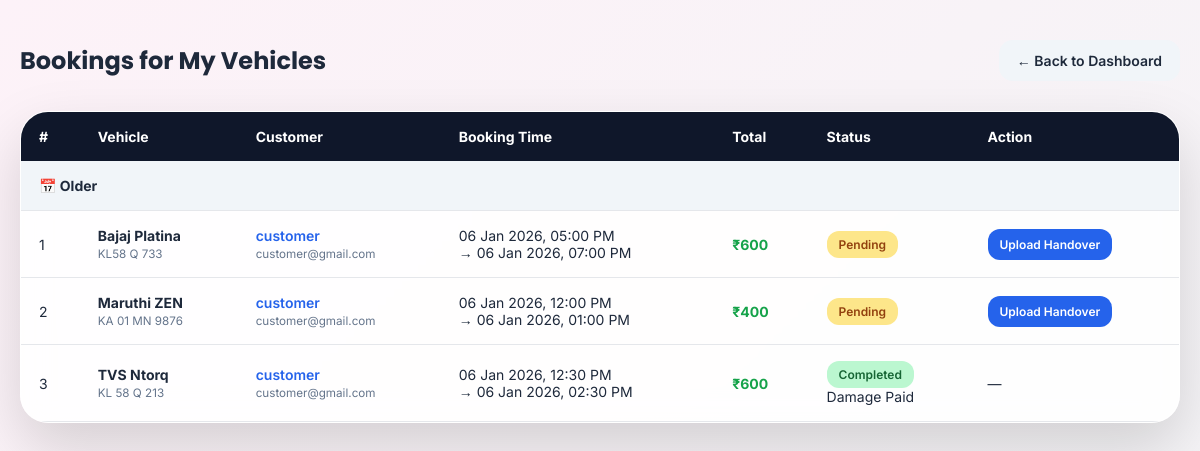
The app's page /owner_vehicle_bookings/ (signed in), older data.
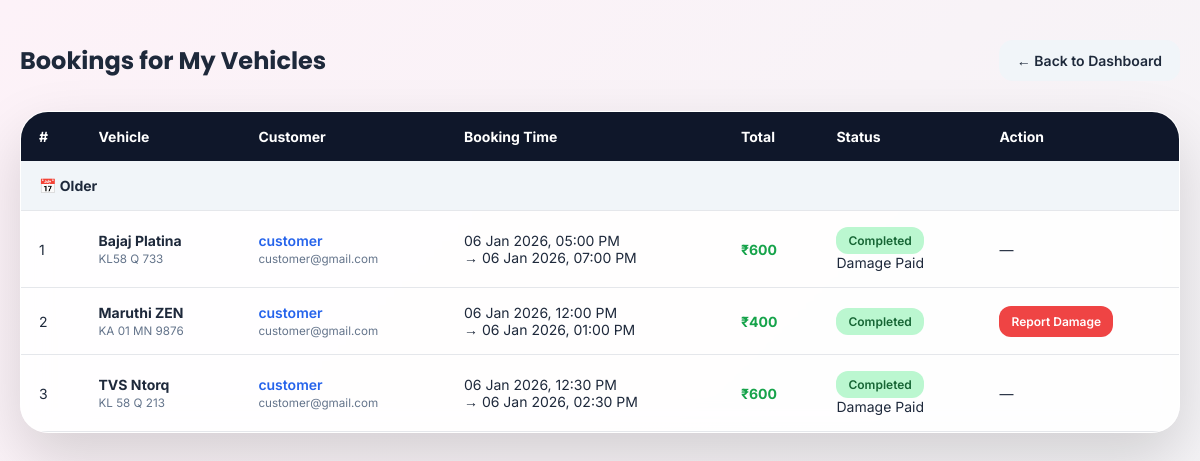
The same page, newer data.
### wheelzy_app/models.py (models this page shows, shortened)
class Booking(models.Model):
    STATUS_CHOICES = [
        ("payment_pending", "Payment Pending"),
        ("pending", "Pending"),
        ("confirmed", "Confirmed"),
        ("in_use", "In Use"),
        ("returned", "Returned"),
        ("damage_reported", "Damage Reported"),
        ("cancelled", "Cancelled"),
    ]
    user = models.ForeignKey(User, on_delete=models.CASCADE)
    vehicle = models.ForeignKey(Vehicle, on_delete=models.CASCADE)
    start_time = models.DateTimeField()
    end_time = models.DateTimeField()
    total_price = models.PositiveIntegerField(default=0)
    status = models.CharField(max_length=30, choices=STATUS_CHOICES, default="payment_pending")
    is_rent_paid = models.BooleanField(default=False)
    ordered_at = models.DateTimeField(auto_now_add=True)
    razorpay_order_id = models.CharField(max_length=255, blank=True, null=True)
    razorpay_payment_id = models.CharField(max_length=255, blank=True, null=True)
    razorpay_signature = models.CharField(max_length=255, blank=True, null=True)

class Vehicle(models.Model):
    VEHICLE_TYPES = (
        ("car", "Car"),
        ("bike", "Bike"),
    )
    owner = models.ForeignKey(
        User,
        on_delete=models.CASCADE,
        related_name="vehicles",
        null=True,
        blank=True
    )
    vehicle_name = models.CharField(max_length=255)
    vehicle_type = models.CharField(max_length=25, choices=VEHICLE_TYPES)
    number_plate = models.CharField(max_length=50, unique=True)
    price_per_hour = models.PositiveIntegerField()
    seats = models.PositiveIntegerField(blank=True)
    image = CloudinaryField('vehicle_images', blank=True, null=True)
    is_available = models.BooleanField(default=True)

### wheelzy_app/views.py (the view)
# urls.py: path("owner_vehicle_bookings/", views.owner_bookings, name="owner_vehicle_bookings"),
@login_required
def owner_bookings(request):
    if not request.user.groups.filter(name="owner").exists():
        messages.error(request, "Access denied")
        return redirect("home")
    qs = (
        Booking.objects
        .filter(vehicle__owner=request.user,
                is_rent_paid = True
        )
        .exclude(status="payment_pending")
        .select_related("vehicle", "user")
        .prefetch_related(
            "handover_photos",
            Prefetch("damage_report", queryset=DamageReport.objects.all())
        )
        .order_by("-ordered_at")   # ✅ LATEST → OLDEST
    )
    paginator = Paginator(qs, 10)
    page_number = request.GET.get("page")
    bookings = paginator.get_page(page_number)
    today = timezone.now().date()
    yesterday = today - timedelta(days=1)
    for booking in bookings:
        booking.booking_group = (
            "Today" if booking.ordered_at.date() == today
            else "Yesterday" if booking.ordered_at.date() == yesterday
            else "Older"
        )
    return render(
        request,
        "owner_bookings.html",
        {"bookings": bookings}
    )

### wheelzy_app/templates/owner_bookings.html (shortened to what the changed rows need)
{% load static %}
<!DOCTYPE html>
<html lang="en">
<head>
    <link rel="stylesheet" href="https://cdnjs.cloudflare.com/ajax/libs/font-awesome/6.5.1/css/all.min.css">
</head>
<body>
<div class="page-wrapper">
    <div class="page-header">
        <h2>Bookings for My Vehicles</h2>
    </div>
    {% if bookings %}
    <div class="table-card">
        <div style="overflow-x:auto;">
            <table>
                <thead>
                    <tr>
                        <th>#</th>
                        <th>Vehicle</th>
                        <th>Customer</th>
                        <th>Booking Time</th>
                        <th>Total</th>
                        <th>Status</th>
                        <th>Action</th>
                    </tr>
                </thead>
                <tbody>
                {% for booking in bookings %}
                    {% ifchanged booking.booking_group %}
                    <tr class="group-row">
                        <td colspan="7">📅 {{ booking.booking_group }}</td>
                    </tr>
                    {% endifchanged %}
                    <tr>
                        <td>{{ bookings.start_index|add:forloop.counter0 }}</td>
                        <td>
                            <strong>{{ booking.vehicle.vehicle_name }}</strong><br>
                            <small style="color:var(--text-light);">
                                {{ booking.vehicle.number_plate }}
                            </small>
                        </td>
                        <td>
                            <a href="javascript:void(0)"
                               class="customer-link"
                               data-name="{{ booking.user.username }}"
                               data-email="{{ booking.user.email }}"
                               data-phone="{{ booking.user.profile.phone_number|default:'' }}"
                               data-address="{{ booking.user.profile.address|default:'' }}"
                               data-photo="{% if booking.user.profile.photo %}{{ booking.user.profile.photo.url }}{% endif %}"
                               data-aadhaar="{% if booking.user.documents.aadhaar %}{{ booking.user.documents.aadhaar.url }}{% endif %}"
                               data-license="{% if booking.user.documents.license %}{{ booking.user.documents.license.url }}{% endif %}"
                               style="font-weight:600;color:#2563eb;text-decoration:none;">
                                {{ booking.user.username }}
                            </a><br>
                            <small style="color:var(--text-light);">
                                {{ booking.user.email }}
                            </small>
                        </td>
                        <td>
                            {{ booking.start_time|date:"d M Y, h:i A" }}<br>
                            → {{ booking.end_time|date:"d M Y, h:i A" }}
                        </td>
                        <td style="font-weight:700;color:var(--success);">
                            ₹{{ booking.total_price }}
                        </td>
                        <td>
                            {% if booking.status == "pending" %}
                                <span class="status pending">Pending</span>
                            {% elif booking.status == "confirmed" %}
                                <span class="status confirmed">Confirmed</span>
                            {% elif booking.status == "in_use" %}
                                <span class="status in_use">In Use</span>
                            {% elif booking.status == "returned" %}
                                <span class="status completed">Completed</span>
                            {% elif booking.status == "damage_reported" %}
                                {% if booking.damage_report and booking.damage_report.is_paid %}
                                    <span class="status completed">Completed</span>
                                    <div class="mt-1">
                                        <span class="text-light">Damage Paid</span>
                                    </div>
                                {% else %}
                                    <span class="status damage">Damage Reported</span>
                                {% endif %}
                            {% endif %}
                        </td>
                        <td>
                            {% if booking.status == "pending" %}
                                <a href="{% url 'upload_handover_photos' booking.id %}"
                                   class="btn-action btn-primary">
                                    Upload Handover
                                </a>
                            {% elif booking.status == "returned" %}
                                <a href="{% url 'add_damage_report' booking.id %}"
                                   class="btn-action btn-danger">
                                    Report Damage
                                </a>
                            {% else %}
                                —
                            {% endif %}
                        </td>
                    </tr>
                {% endfor %}
                </tbody>
            </table>
        </div>
    </div>
    {% endif %}
</div>
</body>
</html>

Row changes from the older to the newer data that the page shows:
changed Booking "Older": status "Pending Upload Handover" → "Completed Damage Paid —"
changed Booking "06 Jan 2026, 12:00 PM": status "Pending Upload Handover" → "Completed Report Damage"
